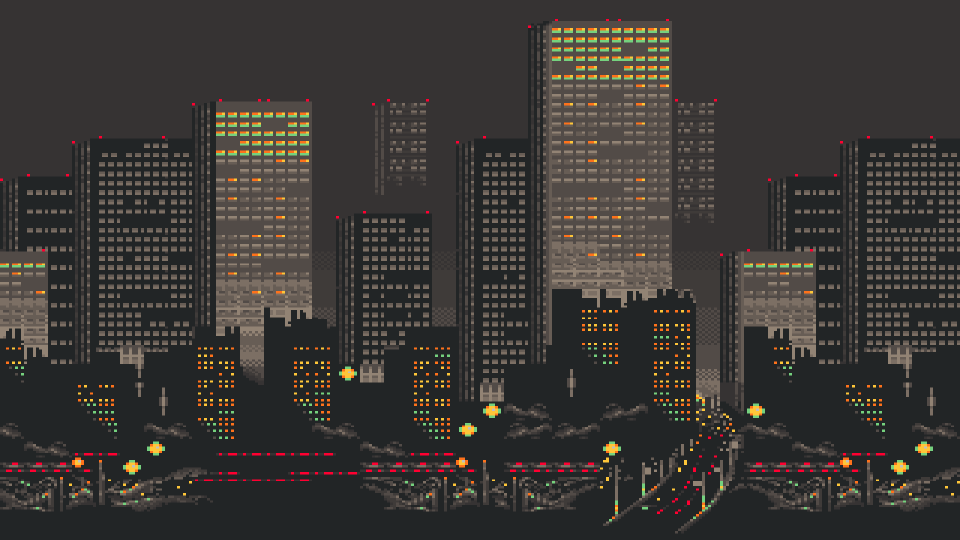
#> input picture assets/pixel_buildings.png, 1920 x 1080 px (shown at 1/2 size)
$ python stain.py assets/pixel_buildings.png
#> lines starting #> are read from the running program, lines starting #| are printed output that depends on the picture
### hasel.py
import numpy as np
import threading
import multiprocessing
import math

def rgb2hsl(rgb):

    def core(_rgb, _hsl):

        irgb = _rgb.astype(np.uint16)
        ir, ig, ib = irgb[:, :, 0], irgb[:, :, 1], irgb[:, :, 2]
        h, s, l = _hsl[:, :, 0], _hsl[:, :, 1], _hsl[:, :, 2]

        imin, imax = irgb.min(2), irgb.max(2)
        iadd, isub = imax + imin, imax - imin

        ltop = (iadd != 510) * (iadd > 255)
        lbot = (iadd != 0) * (ltop == False)

        l[:] = iadd.astype(float) / 510

        fsub = isub.astype(float)
        s[ltop] = fsub[ltop] / (510 - iadd[ltop])
        s[lbot] = fsub[lbot] / iadd[lbot]

        not_same = imax != imin
        is_b_max = not_same * (imax == ib)
        not_same_not_b_max = not_same * (is_b_max == False)
        is_g_max = not_same_not_b_max * (imax == ig)
        is_r_max = not_same_not_b_max * (is_g_max == False) * (imax == ir)

        h[is_r_max] = ((0. + ig[is_r_max] - ib[is_r_max]) / isub[is_r_max])
        h[is_g_max] = ((0. + ib[is_g_max] - ir[is_g_max]) / isub[is_g_max]) + 2
        h[is_b_max] = ((0. + ir[is_b_max] - ig[is_b_max]) / isub[is_b_max]) + 4
        h[h < 0] += 6
        h[:] /= 6

    hsl = np.zeros(rgb.shape, dtype=float)
    cpus = multiprocessing.cpu_count()
    length = int(math.ceil(float(hsl.shape[0]) / cpus))
    line = 0
    threads = []
    while line < hsl.shape[0]:
        line_next = line + length
        thread = threading.Thread(target=core, args=(rgb[line:line_next], hsl[line:line_next]))
        thread.start()
        threads.append(thread)
        line = line_next

    for thread in threads:
        thread.join()

    return hsl

def hsl2rgb(hsl):

    def core(_hsl, _frgb):

        h, s, l = _hsl[:, :, 0], _hsl[:, :, 1], _hsl[:, :, 2]
        fr, fg, fb = _frgb[:, :, 0], _frgb[:, :, 1], _frgb[:, :, 2]

        q = np.zeros(l.shape, dtype=float)

        lbot = l < 0.5
        q[lbot] = l[lbot] * (1 + s[lbot])

        ltop = lbot == False
        l_ltop, s_ltop = l[ltop], s[ltop]
        q[ltop] = (l_ltop + s_ltop) - (l_ltop * s_ltop)

        p = 2 * l - q
        q_sub_p = q - p

        is_s_zero = s == 0
        l_is_s_zero = l[is_s_zero]
        per_3 = 1./3
        per_6 = 1./6
        two_per_3 = 2./3

        def calc_channel(channel, t):

            t[t < 0] += 1
            t[t > 1] -= 1
            t_lt_per_6 = t < per_6
            t_lt_half = (t_lt_per_6 == False) * (t < 0.5)
            t_lt_two_per_3 = (t_lt_half == False) * (t < two_per_3)
            t_mul_6 = t * 6

            channel[:] = p.copy()
            channel[t_lt_two_per_3] = p[t_lt_two_per_3] + q_sub_p[t_lt_two_per_3] * (4 - t_mul_6[t_lt_two_per_3])
            channel[t_lt_half] = q[t_lt_half].copy()
            channel[t_lt_per_6] = p[t_lt_per_6] + q_sub_p[t_lt_per_6] * t_mul_6[t_lt_per_6]
            channel[is_s_zero] = l_is_s_zero.copy()

        calc_channel(fr, h + per_3)
        calc_channel(fg, h.copy())
        calc_channel(fb, h - per_3)

    frgb = np.zeros(hsl.shape, dtype=float)
    cpus = multiprocessing.cpu_count()
    length = int(math.ceil(float(hsl.shape[0]) / cpus))
    line = 0
    threads = []
    while line < hsl.shape[0]:
        line_next = line + length
        thread = threading.Thread(target=core, args=(hsl[line:line_next], frgb[line:line_next]))
        thread.start()
        threads.append(thread)
        line = line_next

    for thread in threads:
        thread.join()

    return (frgb*255).round().astype(np.uint8)

### stain.py
#!/usr/bin/env python3

from numba.core.types import range_state32_type
import hasel
import textwrap
import argparse
import numpy as np
from PIL import Image
from numba import jit
from pathlib import Path

def load_img(path):
    img = np.array(Image.open(path).convert("RGB"))
    return img

@jit
def conditions(x, lower, upper):
    lower, upper = lower, upper
    if x >= lower and x <= upper:
        return True
    else:
        return False

@jit
def hsl_cond(hsl, hl, hu, sl, su, ll, lu):
    if conditions(hsl[0], hl, hu) and \
       conditions(hsl[1], sl, su) and \
       conditions(hsl[2], ll, lu):
        return True
    else:
        return False

@jit
def shift_value(x, shift):
    x += shift
    if x > 1:
        x -= 1
    elif x < 0:
        x += 1
    return x

@jit
def transform(hsl, hl, hu, sl, su, ll, lu, shift_h, shift_s, shift_l):
    if hsl_cond(hsl, hl/360, hu/360, sl/100, su/100, ll/100, lu/100):
        hsl[0] = shift_value(hsl[0], shift_h/360)
        hsl[1] = shift_value(hsl[1], shift_s/100)
        hsl[2] = shift_value(hsl[2], shift_l/100)
    return hsl

@jit
def transform_loop(img_hsl, hl, hu, sl, su, ll, lu, shift_h, shift_s, shift_l):
    for hline in img_hsl:
        for pixel in hline:
            pixel = transform(pixel, hl, hu, sl, su, ll, lu, shift_h, shift_s, shift_l)
    return img_hsl

def shift_image(path, filter_h, filter_s, filter_l, shift_h, shift_s, shift_l, savename):
    hl, hu = filter_h
    sl, su = filter_s
    ll, lu = filter_l
    img = load_img(path)
    img_hsl = hasel.rgb2hsl(img)
    img_hsl_new = transform_loop(img_hsl, hl, hu, sl, su, ll, lu, shift_h, shift_s, shift_l)
    img_rgb = hasel.hsl2rgb(img_hsl_new)
    new_img = Image.fromarray(img_rgb).convert("RGBA")
    new_img.save(savename)
    print(f"Saved new image as {savename}")

def main():
    parser = argparse.ArgumentParser(prog="stain",
                                     description=textwrap.dedent('''\
                                     Filter pixels by h, s, and l values, and then shift those values by a specified amount.
                                     Use the filter options (-fh, -fs, -fl) to set the ranges.
                                     Use the shift options (-s, -ss, -sl) to shift them.
                                     Hues are between 0 and 360. Saturations and Lightnesses are between 0 and 100.
                                     Shifting supports negative values.\n
                                     Example: ./stain.py art.png -fh 30 70 -fs 0 50 -sh 240 -o new_art.png
                                     (Selects pixels in art.png with hues between 30 and 70, saturations between 0 and 50,
                                     shifts the hues by 240 degrees and saves the output in new_art.png)'''),
                                     formatter_class=argparse.RawTextHelpFormatter,
                                     usage="%(prog)s path [options]")
    parser.add_argument("path", metavar="path", help="Path to png image")
    parser.add_argument("-fh", "--filter_h", nargs=2, type=int, default=[0, 360], metavar=("lower_limit", "upper_limit"))
    parser.add_argument("-fs", "--filter_s", nargs=2, type=int, default=[0, 100], metavar=("lower_limit", "upper_limit"))
    parser.add_argument("-fl", "--filter_l", nargs=2, type=int, default=[0, 100], metavar=("lower_limit", "upper_limit"))
    parser.add_argument("-sh", "--shift_h", type=int, default=0, metavar="shift_h")
    parser.add_argument("-ss", "--shift_s", type=int, default=0, metavar="shift_s")
    parser.add_argument("-sl", "--shift_l", type=int, default=0, metavar="shift_l")
    parser.add_argument("-o", "--output", metavar="output_path", default=False,
                        help="Default: {path}_stained.png")
    args = parser.parse_args()
    path = Path(args.path)
    if args.output:
        try:
            newpath = Path(args.output)
            if newpath.suffix.lower() != ".png":
                print("Output file must have a png extension")
                exit()
        except Exception as e:
            print("Please provide a valid output path")
            exit()
    else:
        newpath = path.with_stem(path.stem + "_stained")
    shift_image(path,
                args.filter_h, args.filter_s, args.filter_l,
                args.shift_h, args.shift_s, args.shift_l,
                newpath)
#> in load_img, img is the input picture: shape (1080, 1920, 3); mean R, G, B 58.2, 55.1, 52.2
#> after the loop in rgb2hsl, `while line < hsl.shape[0]:`: threads = 2 items
#> the loop in rgb2hsl, `for thread in threads:` made 2 passes
#> in shift_image, `img_hsl = hasel.rgb2hsl(img)`:
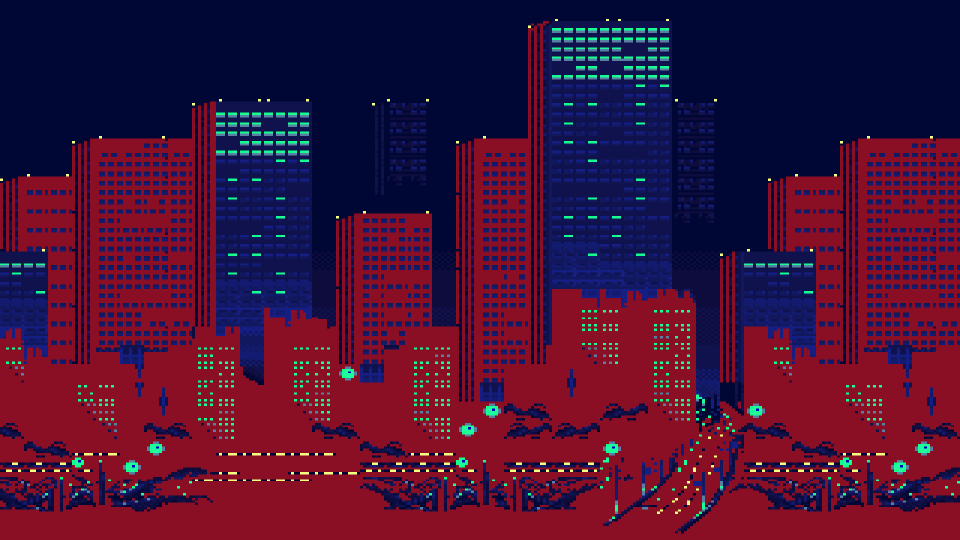
#> img_hsl: shape (1080, 1920, 3) float64 (shown at 1/2 size); mean R, G, B 0.268, 0.0725, 0.217
#> the loop in hsl2rgb, `for thread in threads:` made 2 passes

if __name__ == "__main__":
    main()
